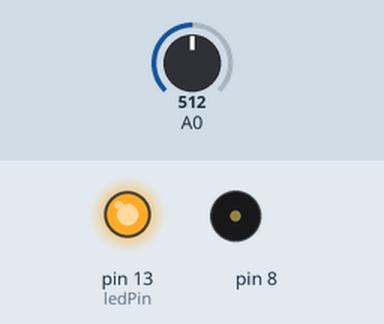
Recording of a sketch running on a simulated Arduino Uno, built with avr-gcc and run on an emulated ATmega328P. Shown: output pins drawn as LEDs (lit = HIGH), buzzer (waves = sounding). The inputs (shaded band) are chosen by the test bench; at power-on: A0 = 512.

Above: at 0.1 s.
At 5.1 s:
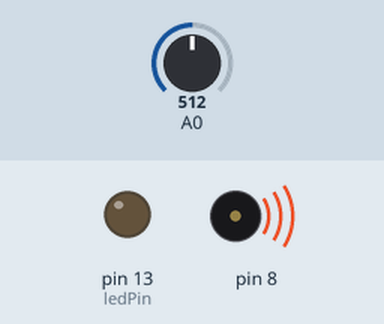
Timing chart, 0 to 6.6 s (numbered marks = the images above):
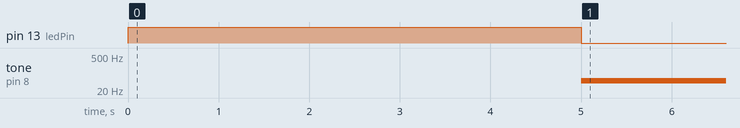

The sketch:

Light_Theremin.ino
```cpp
int sensorValue, sensorLow = 1023, sensorHigh = 0;
const int ledPin = 13;

void setup() {
  pinMode(ledPin, OUTPUT);
  digitalWrite(ledPin, HIGH);

  while(millis() < 5000) {
    sensorValue = analogRead(A0);
    if(sensorValue > sensorHigh) sensorHigh = sensorValue;
    if(sensorValue < sensorLow) sensorLow = sensorValue;
  }
  digitalWrite(ledPin, LOW);
}

void loop() {
  sensorValue = analogRead(A0);
  int pitch = map(sensorValue, sensorLow, sensorHigh, 50, 4000);
  tone(8,pitch,20);
  delay(10);
}
```

Measured:
- by itself, tone on pin 8: silent → 49 Hz at 5.0 s
